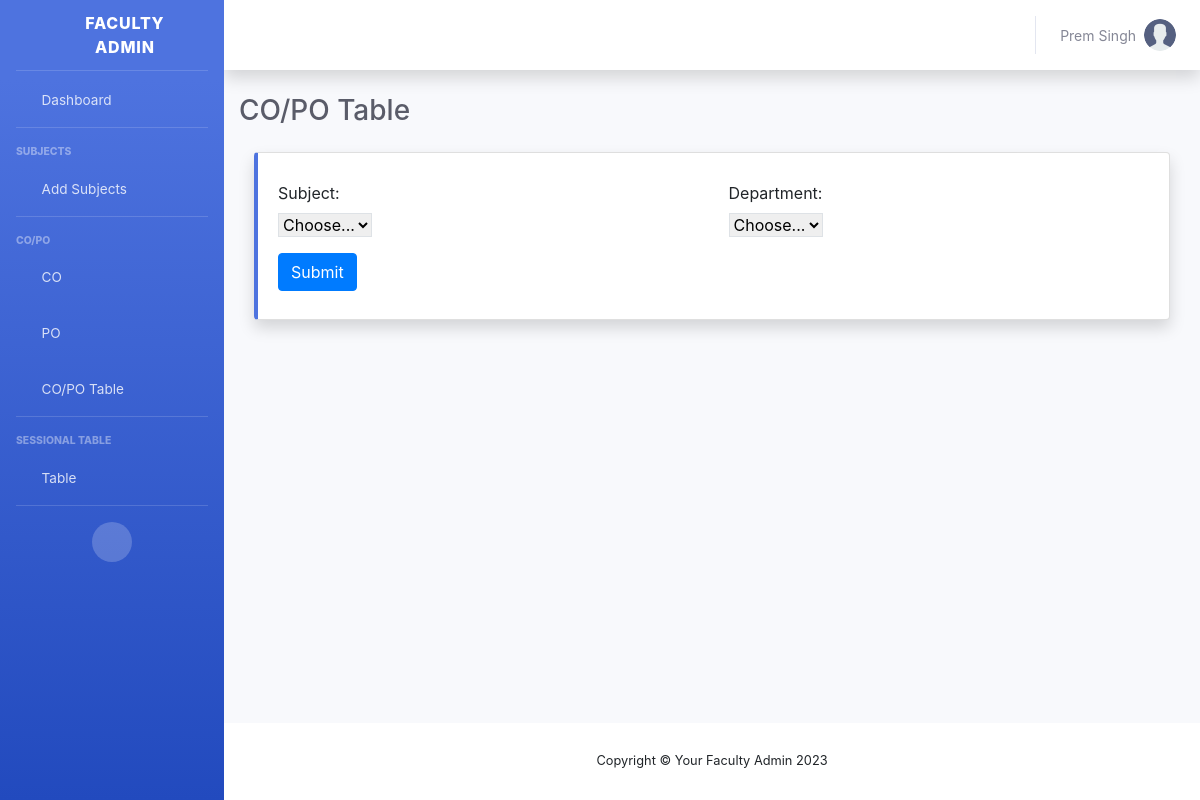
The page /co-po-table/ (signed in) on the database its author committed.
### core/models.py (models this page shows, shortened)
class CustomUser(AbstractUser):
    photo = models.ImageField(upload_to='faculty_profile')
    college = models.ForeignKey(College, on_delete=models.SET_NULL, null=True, blank=True)
    department = models.CharField(max_length=20, choices=department_choices, null=True, blank=True)
    contact_number = models.CharField(max_length=10, null=True, blank=True)
    subjects = models.ManyToManyField(Subject, blank=True)
    is_login_permitted = models.BooleanField(default=False)
    is_editing_table_permitted = models.BooleanField(default=False)

### core/views.py (the view, shortened to what this page needs)
# urls.py: path('co-po-table/', views.co_po_table, name="co-po-table"),
@login_required(login_url='login')
def co_po_table(request):
    if request.method == "POST":
        subject_uuid = request.POST['subject_uuid']
        selected_department = request.POST['selected_department']
        subject = Subject.objects.filter(uuid=subject_uuid).first()
        co_list = CourseOutcome.objects.filter(subject=subject)
        for co in co_list:
            for po in co.program_outcome_priority.keys():
                co.program_outcome_priority[po] = request.POST[f'CO{co.number}_{po}']
            for pso in co.program_specific_outcome_priority[selected_department].keys():
                co.program_specific_outcome_priority[selected_department][pso] = request.POST[f'CO{co.number}_{pso}']
            for peo in co.program_educational_objective_priority[selected_department].keys():
                co.program_educational_objective_priority[selected_department][peo] = request.POST[f'CO{co.number}_{peo}']
            co.save()
        messages.info(request, "Table Saved")
        return redirect(f'/co-po-table?subject_uuid={subject_uuid}&selected_department={selected_department}')
    else:
        subjects = request.user.subjects.all()
        selected_subject = None
        departments =  department_choices
        selected_department = request.GET.get('selected_department')
        selected_subject_uuid = request.GET.get('subject_uuid')
        co_po_header = []
        co_list = {}
        co_render_list = {}
        context = {
            'co_render_list': co_render_list,
            "co_po_header": co_po_header,
            "subjects": subjects,
            'departments': departments,
            'selected_subject' : selected_subject,
            'selected_department' : selected_department,
        }
        return render(request, 'co-po/co-po-table.html', context)

### core/templates/co-po/co-po-table.html (shortened to what this page needs)
{% extends 'base-dash.html' %}
{% load custom_tags %}
{% block content %}
        <div class="container-fluid">
            <h1 class="h3 mb-4 text-gray-800">CO/PO Table</h1>
            <div class="container col-md-12">
                <div class="row">
                    <div class="col-12 col-md-12 mb-4">
                        <div class="card border-left-primary shadow h-100 py-2">
                            <div class="card-body">
                                <form method="GET" class="row g-3">
                                    <div class="col-md-6">
                                      <label for="inputState" class="form-label">Subject:</label><br>
                                      <select data-live-search="true" id="inputState" name="subject_uuid" class="form-select js-select border mb-3" required>
                                        <option value="{% if selected_subject %}{{selected_subject.uuid}}{% endif %}" selected >
                                            {% if selected_subject %}{{selected_subject.code}}{% else %}Choose...{% endif %}</option>
                                      </select>
                                    </div>
                                    <div class="col-md-6">
                                        <label for="inputState" class="form-label">Department:</label><br>
                                        <select data-live-search="true" id="inputState" name="selected_department" class="form-select js-select border mb-3" required>
                                          <option value="{% if selected_department %}{{selected_department}}{% endif %}" selected>
                                              {% if selected_department %}{{selected_department}}{% else %}Choose...{% endif %}</option>
                                        </select>
                                      </div>
                                    <div class="col-12">
                                      <button type="submit" class="btn btn-primary">Submit</button>
                                    </div>
                                  </form>
                            </div>
                        </div>
                    </div>
                </div>
            </div>
        </div>
{% endblock content %}

### core/templates/base-dash.html (shortened to what this page needs)
{% load static %}
<!DOCTYPE html>
<html lang="en">
  <head>
    <link
      href="{% static 'vendor/fontawesome-free/css/all.min.css'%}"
      rel="stylesheet"
      type="text/css"
    />
    <link href="{% static 'css/sb-admin-2.min.css'%}" rel="stylesheet" />
    <link rel="stylesheet" href="https://cdn.jsdelivr.net/npm/bootstrap@4.6.2/dist/css/bootstrap.min.css">
  </head>
  <body id="page-top">
    <div id="wrapper">
      <ul
        class="navbar-nav bg-gradient-primary sidebar sidebar-dark accordion"
        id="accordionSidebar"
      >
        <a
          class="sidebar-brand d-flex align-items-center justify-content-center"
          href="{% url 'dashboard' %}"
        >
          <div class="sidebar-brand-icon rotate-n-15">
            <i class="fas fa-laugh-wink"></i>
          </div>
          <div class="sidebar-brand-text mx-3">Faculty Admin</div>
        </a>
        <hr class="sidebar-divider my-0" />
        <li class="nav-item">
          <a class="nav-link" href="{% url 'dashboard' %}">
            <i class="fas fa-fw fa-tachometer-alt"></i>
            <span>Dashboard</span></a
          >
        </li>
        <hr class="sidebar-divider" />
        <div class="sidebar-heading">Subjects</div>
        <li class="nav-item">
          <a
            class="nav-link"
            href="{% url 'add-subject' %}"
            aria-expanded="true"
          >
            <i class="fas fa-fw fa-cog"></i>
            <span>Add Subjects</span>
          </a>
        </li>
        <hr class="sidebar-divider" />
        <div class="sidebar-heading">CO/PO</div>
        <li class="nav-item">
          <a class="nav-link" href="{% url 'add-co' %}">
            <i class="fas fa-fw fa-folder"></i>
            <span>CO</span>
          </a>
        </li>
        <li class="nav-item">
          <a class="nav-link collapsed" href="{% url 'add-po' %}">
            <i class="fas fa-fw fa-pen"></i>
            <span>PO</span>
          </a>
        </li>
        <li class="nav-item">
          <a class="nav-link collapsed" href="{% url 'co-po-table' %}">
            <i class="fas fa-fw fa-table"></i>
            <span>CO/PO Table</span>
          </a>
        </li>
        <hr class="sidebar-divider" />
        <div class="sidebar-heading">Sessional Table</div>
        <li class="nav-item">
          <a class="nav-link" href="{% url 'sessional-list' %}">
            <i class="fas fa-fw fa-folder"></i>
            <span>Table</span>
          </a>
        </li>
        <hr class="sidebar-divider d-none d-md-block" />
        <div class="text-center d-none d-md-inline">
          <button class="rounded-circle border-0" id="sidebarToggle"></button>
        </div>
      </ul>
      <div id="content-wrapper" class="d-flex flex-column">
        <div id="content">
          <nav
            class="navbar navbar-expand navbar-light bg-white topbar mb-4 static-top shadow"
          >
            <ul class="navbar-nav ml-auto">
              <li class="nav-item dropdown no-arrow">
                <a
                  class="nav-link dropdown-toggle"
                  href="#"
                  id="userDropdown"
                  role="button"
                  data-toggle="dropdown"
                  aria-haspopup="true"
                  aria-expanded="false"
                >
                  <span class="mr-2 d-none d-lg-inline text-gray-600 small"
                    >{{request.user.first_name}}
                    {{request.user.last_name}}</span
                  >
                  <img
                    class="img-profile rounded-circle"
                    src="{{request.user.photo.url}}"
                  />
                </a>
              </li>
            </ul>
          </nav>
          {% block content %} {% endblock content %}
        </div>
        <footer class="sticky-footer bg-white">
          <div class="container my-auto">
            <div class="copyright text-center my-auto">
              <span>Copyright © Your Faculty Admin 2023</span>
            </div>
          </div>
        </footer>
      </div>
    </div>
    <link rel="stylesheet" href="https://cdn.jsdelivr.net/npm/bootstrap-select@1.13.14/dist/css/bootstrap-select.min.css">
  </body>
</html>

### rows shown on the page
CustomUser: user.first_name "Prem", user.last_name "Singh", user.photo (placeholder picture)
